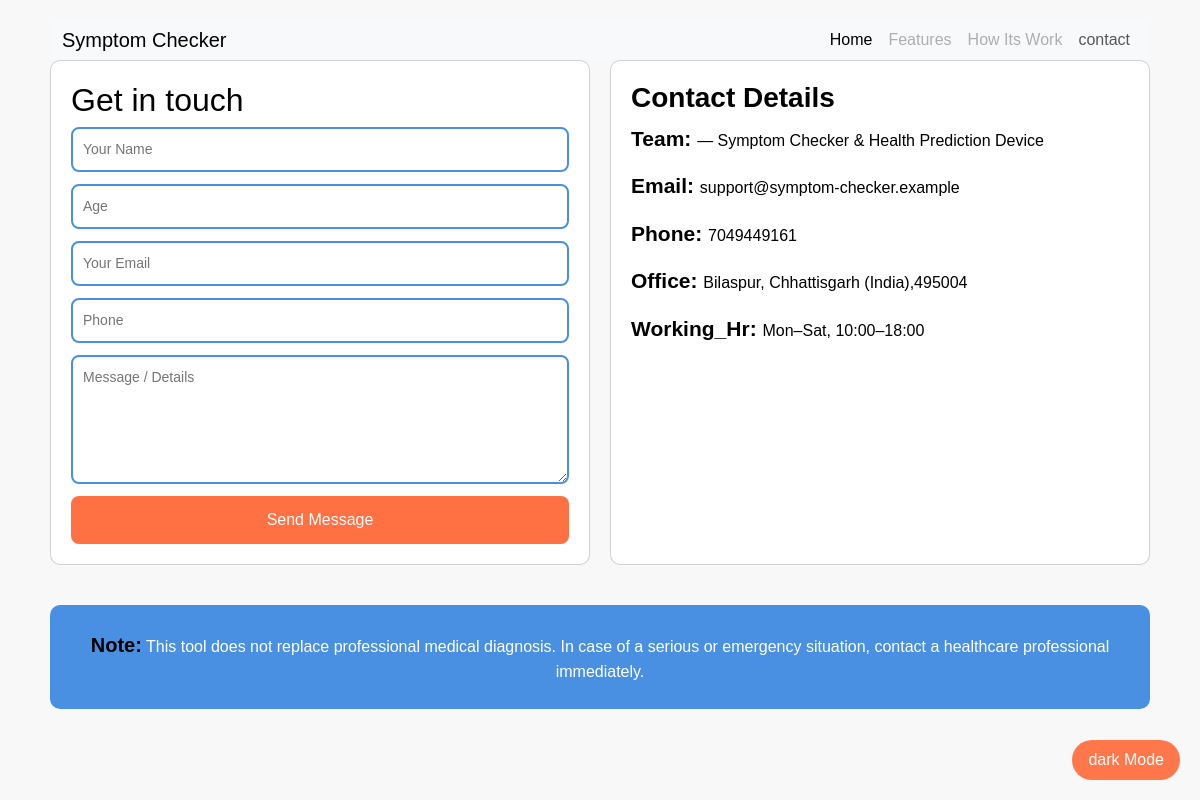
Page /contact/ on the committed database.
### health/models.py (models this page shows, shortened)
class Contact(models.Model):
    title=models.CharField(max_length=100)
    team=models.CharField(max_length=50)
    email=models.EmailField(max_length=50)
    phone=models.IntegerField()
    office=models.CharField(max_length=200)
    working_hr=models.CharField(max_length=100)
    note=models.TextField()

### health/views.py (the view, shortened to what this page needs)
# urls.py: path('contact/', views.contact, name='contact'),  # example URL
def contact(request):
    success=False
    contact_infos=Contact.objects.all()
    return render(request, 'contact.html',{'success':success,'contact_infos':contact_infos})

### health/templates/contact.html (shortened to what this page needs)
{% extends "base.html" %}
{% load static %}
  {% block css  %}
  <link rel="stylesheet" href="{% static 'css/contact.css' %}">
  {% endblock  %}
  {% block content %}
    <main class="grid">
      <section class="card">
        <h2>Get in touch</h2>
        <form id="contactForm" class="contact-form" method="POST">
          <input type="text" name="name" placeholder="Your Name" required>
          <input type="number" name="age" placeholder="Age">
          <input type="email" name="email" placeholder="Your Email" required>
          <input type="tel" name="phone" placeholder="Phone">
          <textarea rows="5" name="message" placeholder="Message / Details"></textarea>
          <button class="btn" type="submit">Send Message</button>
        </form>
      </section>
      <aside class="card info">
        {% for contact in contact_infos  %}
        <h3 style="font-weight: bold;"> {{contact.title}}</h3>
        <p><span style="font-weight: bold; font-size: 21px;">Team: </span>{{contact.team}}</p>
        <p><span style="font-weight: bold; font-size: 21px;">Email: </span>{{contact.email}}</p>
        <p><span style="font-weight: bold; font-size: 21px;">Phone: </span>{{contact.phone}}</p>
        <p><span style="font-weight: bold; font-size: 21px;">Office: </span>{{contact.office}}</p>
        <p><span style="font-weight: bold; font-size: 21px;">Working_Hr: </span>{{contact.working_hr}}</p>
        {% endfor %}
      </aside>
    </main>
    <footer>
      {% for contact in contact_infos %}
      <span style="font-weight: bold; font-size: 20px; color: black ;">Note:</span> {{ contact.note}}
      {% endfor %}
    </footer>
  </div>
  <button id="modeToggle" >dark Mode</button>
  {% endblock  %}

### health/static/css/contact.css (style rules this page uses)
body { margin: 0; font-family: Arial, sans-serif; background: linear-gradient(135deg, #e0f7fa, #b2ebf2); color: #000; transition: all 0.3s ease; position: relative; }
#modeToggle { background-color: #ff774a; color: #fff; border: none; padding: 8px 16px; border-radius: 50px; cursor: pointer; position: fixed; bottom: 20px; right: 20px; z-index: 1000; }
main.grid { display: flex; flex-wrap: wrap; gap: 20px; }
section.card, aside.card.info { background-color: #e1f5fe; padding: 20px; border-radius: 10px; flex: 1 1 300px; }
h2, h3, h4 { margin-top: 0; }
.contact-form { display: flex; flex-direction: column; gap: 12px; }
input, textarea { padding: 10px; border-radius: 8px; border: 2px solid #4a90e2; width: 100%; font-size: 14px; }
button.btn { background-color: #ff7043; color: #fff; padding: 12px; border: none; border-radius: 8px; cursor: pointer; }
footer { text-align: center; padding: 25px; background-color: #4a90e2; color: #fff; border-radius: 10px; margin-top: 40px; }
body.light { background: #f8f8f8; color: #000; }
body.light section.card, body.light aside.card.info { background-color: #fff; color: #000; }
body.light footer { background-color: #4a90e2; color: #fff; }

### rows in the picture
Contact: title "Contact Details", team "— Symptom Checker & Health Prediction Device", email "support@symptom-checker.example", phone "7049449161", office "Bilaspur, Chhattisgarh (India),495004", working_hr "Mon–Sat, 10:00–18:00", note "This tool does not replace professional medical diagnosis. In case of a serious or emergency situation, contact a healthcare professional immediately."
